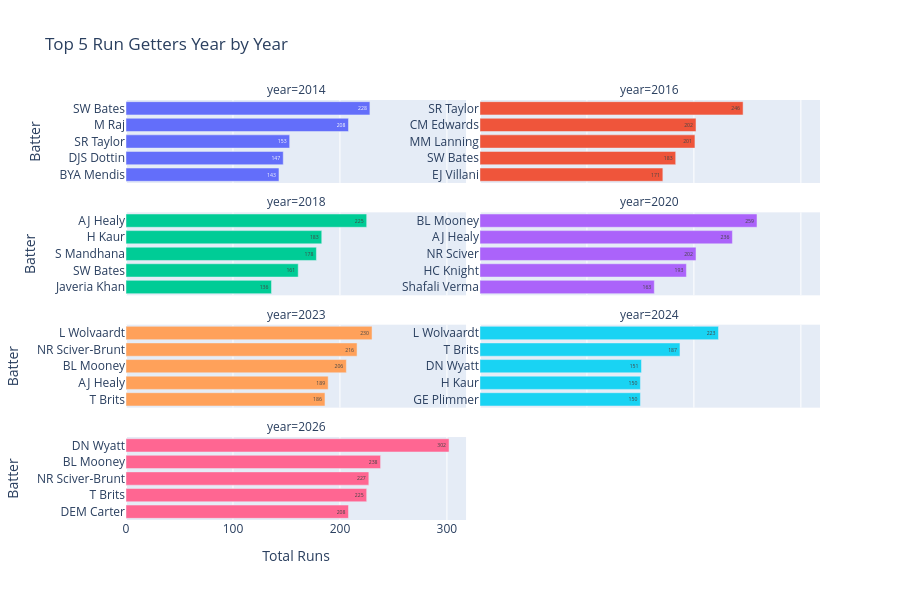

Notebook code cell kept with this figure:
### Code cell
fig = px.bar(
    df_highest_run_getter_year,
    x = 'runs_scored',
    y = 'batter',
    color = 'year',
    facet_col = 'year',
    facet_col_wrap = 2,
    orientation = 'h',
    title = "Top 5 Run Getters Year by Year",
    labels = {
        'runs_scored': 'Total Runs', 'batter': 'Batter'
    },
    text = 'runs_scored'
)

fig.update_layout(showlegend = False, height = 600)
fig.update_yaxes(
    matches = None,
    categoryorder = 'total ascending',
    showticklabels = True)
fig.show()

### Figure 1 — Plotly figure (JSON) as saved in the notebook; plotly's stock layout.template omitted (floating-point values rounded to 4 significant figures)
{"data": [{"alignmentgroup": "True", "hovertemplate": "year=2014<br>Total Runs=%{text}<br>Batter=%{y}<extra></extra>", "legendgroup": "2014", "marker": {"color": "#636efa", "pattern": {"shape": ""}}, "name": "2014", "offsetgroup": "2014", "orientation": "h", "showlegend": true, "text": [228, 208, 153, 147, 143], "textposition": "auto", "type": "bar", "x": [228, 208, 153, 147, 143], "xaxis": "x7", "y": ["SW Bates", "M Raj", "SR Taylor", "DJS Dottin", "BYA Mendis"], "yaxis": "y7"}, {"alignmentgroup": "True", "hovertemplate": "year=2016<br>Total Runs=%{text}<br>Batter=%{y}<extra></extra>", "legendgroup": "2016", "marker": {"color": "#EF553B", "pattern": {"shape": ""}}, "name": "2016", "offsetgroup": "2016", "orientation": "h", "showlegend": true, "text": [246, 202, 201, 183, 171], "textposition": "auto", "type": "bar", "x": [246, 202, 201, 183, 171], "xaxis": "x8", "y": ["SR Taylor", "CM Edwards", "MM Lanning", "SW Bates", "EJ Villani"], "yaxis": "y8"}, {"alignmentgroup": "True", "hovertemplate": "year=2018<br>Total Runs=%{text}<br>Batter=%{y}<extra></extra>", "legendgroup": "2018", "marker": {"color": "#00cc96", "pattern": {"shape": ""}}, "name": "2018", "offsetgroup": "2018", "orientation": "h", "showlegend": true, "text": [225, 183, 178, 161, 136], "textposition": "auto", "type": "bar", "x": [225, 183, 178, 161, 136], "xaxis": "x5", "y": ["AJ Healy", "H Kaur", "S Mandhana", "SW Bates", "Javeria Khan"], "yaxis": "y5"}, {"alignmentgroup": "True", "hovertemplate": "year=2020<br>Total Runs=%{text}<br>Batter=%{y}<extra></extra>", "legendgroup": "2020", "marker": {"color": "#ab63fa", "pattern": {"shape": ""}}, "name": "2020", "offsetgroup": "2020", "orientation": "h", "showlegend": true, "text": [259, 236, 202, 193, 163], "textposition": "auto", "type": "bar", "x": [259, 236, 202, 193, 163], "xaxis": "x6", "y": ["BL Mooney", "AJ Healy", "NR Sciver", "HC Knight", "Shafali Verma"], "yaxis": "y6"}, {"alignmentgroup": "True", "hovertemplate": "year=2023<br>Total Runs=%{text}<br>Batter=%{y}<extra></extra>", "legendgroup": "2023", "marker": {"color": "#FFA15A", "pattern": {"shape": ""}}, "name": "2023", "offsetgroup": "2023", "orientation": "h", "showlegend": true, "text": [230, 216, 206, 189, 186], "textposition": "auto", "type": "bar", "x": [230, 216, 206, 189, 186], "xaxis": "x3", "y": ["L Wolvaardt", "NR Sciver-Brunt", "BL Mooney", "AJ Healy", "T Brits"], "yaxis": "y3"}, {"alignmentgroup": "True", "hovertemplate": "year=2024<br>Total Runs=%{text}<br>Batter=%{y}<extra></extra>", "legendgroup": "2024", "marker": {"color": "#19d3f3", "pattern": {"shape": ""}}, "name": "2024", "offsetgroup": "2024", "orientation": "h", "showlegend": true, "text": [223, 187, 151, 150, 150], "textposition": "auto", "type": "bar", "x": [223, 187, 151, 150, 150], "xaxis": "x4", "y": ["L Wolvaardt", "T Brits", "DN Wyatt", "GE Plimmer", "H Kaur"], "yaxis": "y4"}, {"alignmentgroup": "True", "hovertemplate": "year=2026<br>Total Runs=%{text}<br>Batter=%{y}<extra></extra>", "legendgroup": "2026", "marker": {"color": "#FF6692", "pattern": {"shape": ""}}, "name": "2026", "offsetgroup": "2026", "orientation": "h", "showlegend": true, "text": [302, 238, 227, 225, 208], "textposition": "auto", "type": "bar", "x": [302, 238, 227, 225, 208], "xaxis": "x", "y": ["DN Wyatt", "BL Mooney", "NR Sciver-Brunt", "T Brits", "DEM Carter"], "yaxis": "y"}], "layout": {"annotations": [{"font": {}, "showarrow": false, "text": "year=2026", "x": 0.245, "xanchor": "center", "xref": "paper", "y": 0.1975, "yanchor": "bottom", "yref": "paper"}, {"font": {}, "showarrow": false, "text": "year=2023", "x": 0.245, "xanchor": "center", "xref": "paper", "y": 0.465, "yanchor": "bottom", "yref": "paper"}, {"font": {}, "showarrow": false, "text": "year=2024", "x": 0.755, "xanchor": "center", "xref": "paper", "y": 0.465, "yanchor": "bottom", "yref": "paper"}, {"font": {}, "showarrow": false, "text": "year=2018", "x": 0.245, "xanchor": "center", "xref": "paper", "y": 0.7325, "yanchor": "bottom", "yref": "paper"}, {"font": {}, "showarrow": false, "text": "year=2020", "x": 0.755, "xanchor": "center", "xref": "paper", "y": 0.7325, "yanchor": "bottom", "yref": "paper"}, {"font": {}, "showarrow": false, "text": "year=2014", "x": 0.245, "xanchor": "center", "xref": "paper", "y": 1, "yanchor": "bottom", "yref": "paper"}, {"font": {}, "showarrow": false, "text": "year=2016", "x": 0.755, "xanchor": "center", "xref": "paper", "y": 1, "yanchor": "bottom", "yref": "paper"}], "barmode": "relative", "height": 600, "legend": {"title": {"text": "year"}, "tracegroupgap": 0}, "showlegend": false, "title": {"text": "Top 5 Run Getters Year by Year"}, "xaxis": {"anchor": "y", "domain": [0, 0.49], "title": {"text": "Total Runs"}}, "xaxis2": {"anchor": "y2", "domain": [0.51, 1], "matches": "x", "title": {"text": "Total Runs"}}, "xaxis3": {"anchor": "y3", "domain": [0, 0.49], "matches": "x", "showticklabels": false}, "xaxis4": {"anchor": "y4", "domain": [0.51, 1], "matches": "x", "showticklabels": false}, "xaxis5": {"anchor": "y5", "domain": [0, 0.49], "matches": "x", "showticklabels": false}, "xaxis6": {"anchor": "y6", "domain": [0.51, 1], "matches": "x", "showticklabels": false}, "xaxis7": {"anchor": "y7", "domain": [0, 0.49], "matches": "x", "showticklabels": false}, "xaxis8": {"anchor": "y8", "domain": [0.51, 1], "matches": "x", "showticklabels": false}, "yaxis": {"anchor": "x", "categoryorder": "total ascending", "domain": [0, 0.1975], "showticklabels": true, "title": {"text": "Batter"}}, "yaxis2": {"anchor": "x2", "categoryorder": "total ascending", "domain": [0, 0.1975], "showticklabels": true}, "yaxis3": {"anchor": "x3", "categoryorder": "total ascending", "domain": [0.2675, 0.465], "showticklabels": true, "title": {"text": "Batter"}}, "yaxis4": {"anchor": "x4", "categoryorder": "total ascending", "domain": [0.2675, 0.465], "showticklabels": true}, "yaxis5": {"anchor": "x5", "categoryorder": "total ascending", "domain": [0.535, 0.7325], "showticklabels": true, "title": {"text": "Batter"}}, "yaxis6": {"anchor": "x6", "categoryorder": "total ascending", "domain": [0.535, 0.7325], "showticklabels": true}, "yaxis7": {"anchor": "x7", "categoryorder": "total ascending", "domain": [0.8025, 1], "showticklabels": true, "title": {"text": "Batter"}}, "yaxis8": {"anchor": "x8", "categoryorder": "total ascending", "domain": [0.8025, 1], "showticklabels": true}}}
